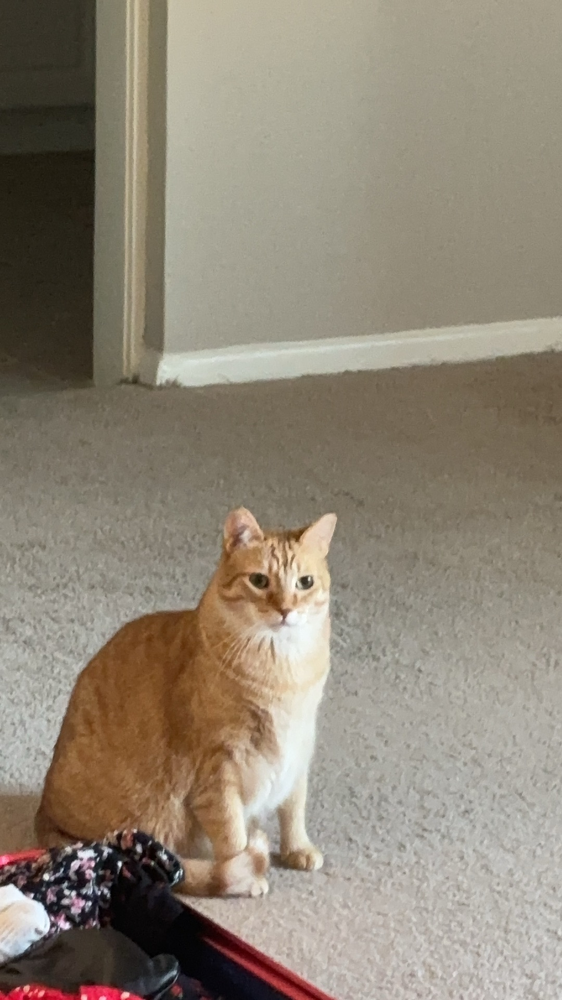
#> input picture 笔记/images/zac.png, 562 x 1000 px, shrunk from 1080 x 1920 before the run, found by its file name
$ jupyter execute '高斯模糊.ipynb'
#> lines starting #> are read from the running program, lines starting #| are printed output that depends on the picture
Import 必要Library

[cell 1]
import cv2
import numpy as np
from matplotlib import pyplot as plt

读取图像

[cell 2]
image = cv2.imread("images\zac.png")
#> image is the input picture: shape (1000, 562, 3); mean B, G, R 118.2, 133.3, 142.9

查看是否读取图片成功

[cell 3]
if image is None:
    print("Error: Could not open or find the image.")
    exit()

颜色转换

[cell 4]
image_rgb = cv2.cvtColor(image, cv2.COLOR_BGR2RGB)

高斯模糊

[cell 5]
blurred_image = cv2.GaussianBlur(image_rgb,(9,9),0)
for i in range(1000):
    blurred_image = cv2.GaussianBlur(blurred_image, (9, 9), 0)
#> this loop made 1000 passes
#> pass 3, `blurred_image = cv2.GaussianBlur(blurred_image, (9, 9), 0)`:
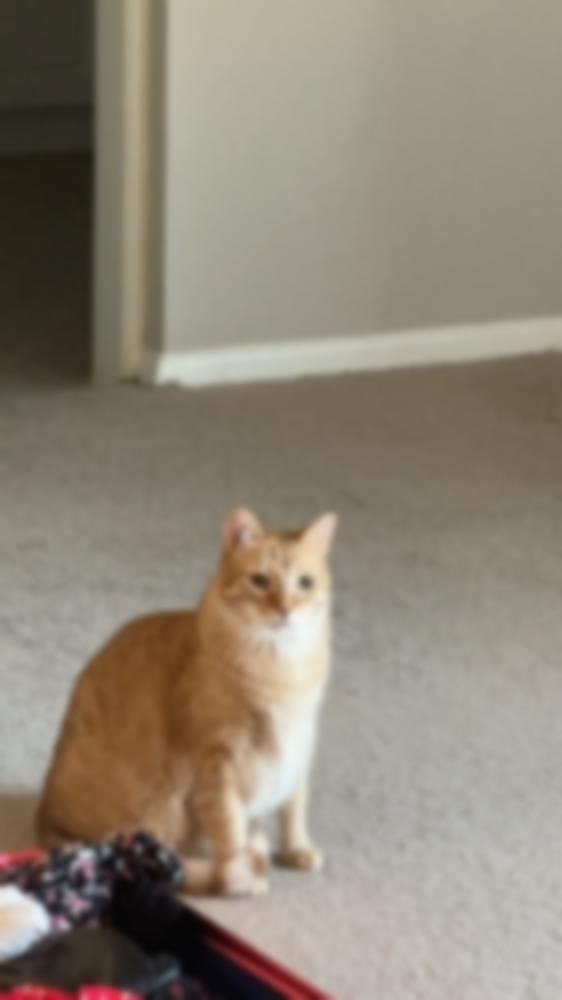
#> blurred_image: shape (1000, 562, 3); mean R, G, B 142.9, 133.3, 118.2
#> after the loop:
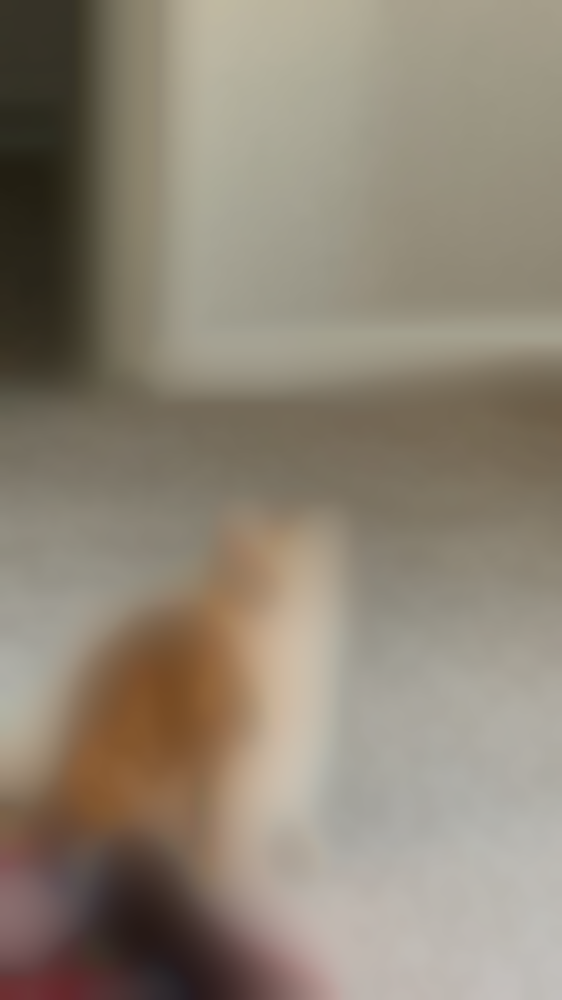
#> blurred_image: shape (1000, 562, 3); mean R, G, B 142.2, 132.3, 116.9

显示图像

[cell 6]
plt.subplot(121), plt.imshow(image_rgb), plt.title('Original Image')
plt.xticks([]), plt.yticks([])
plt.subplot(122), plt.imshow(blurred_image), plt.title('Blurred Image')
plt.xticks([]), plt.yticks([])
plt.show()
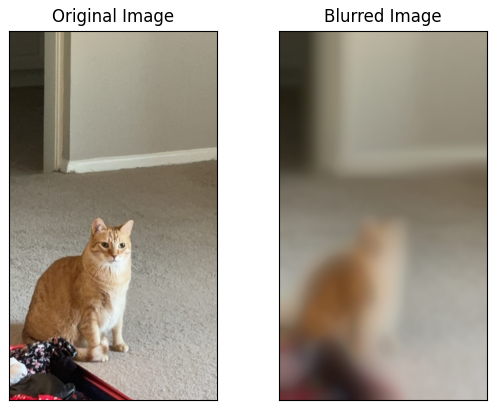
#> figure drawn by matplotlib, 2 panels
